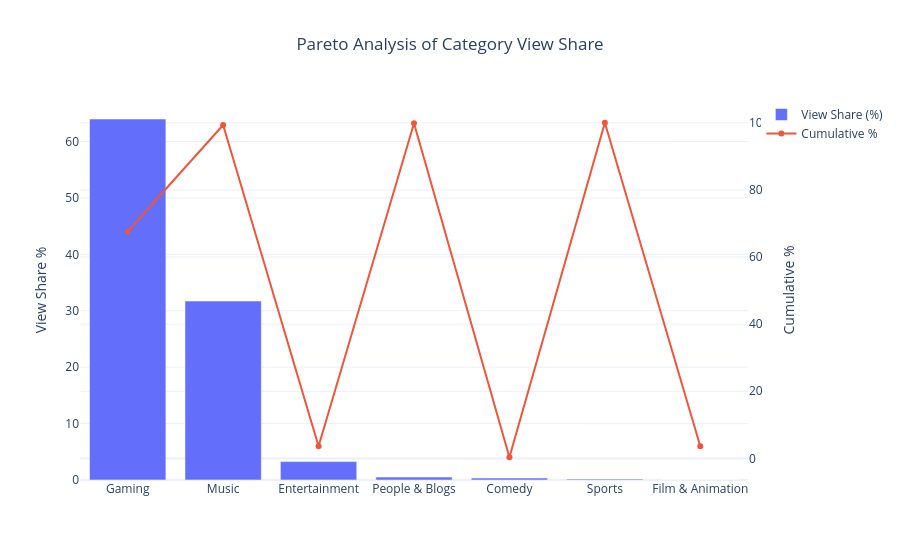

This figure's notebook cell:
### Code cell
import plotly.graph_objects as go

fig = go.Figure()

fig.add_trace(

    go.Bar(

        x=category_share["category_name"],

        y=category_share["View_Share_%"],

        name="View Share (%)"

    )

)

fig.add_trace(

    go.Scatter(

        x=category_share["category_name"],

        y=category_share["Cumulative_%"],

        mode="lines+markers",

        name="Cumulative %",

        yaxis="y2"

    )

)

fig.update_layout(

    template="plotly_white",

    title="Pareto Analysis of Category View Share",

    title_x=.5,

    yaxis=dict(title="View Share %"),

    yaxis2=dict(

        title="Cumulative %",

        overlaying="y",

        side="right"

    )

)

fig.show()

### Figure 1 — Plotly figure (JSON) as saved in the notebook; plotly's stock layout.template omitted (floating-point values rounded to 4 significant figures)
{"data": [{"name": "View Share (%)", "type": "bar", "x": ["Gaming", "Music", "Entertainment", "People & Blogs", "Comedy", "Sports", "Film & Animation"], "y": [63.98, 31.72, 3.26, 0.51, 0.35, 0.17, 0.01]}, {"mode": "lines+markers", "name": "Cumulative %", "type": "scatter", "x": ["Gaming", "Music", "Entertainment", "People & Blogs", "Comedy", "Sports", "Film & Animation"], "y": [67.6, 99.32, 3.61, 99.83, 0.35, 100.0, 3.62], "yaxis": "y2"}], "layout": {"title": {"text": "Pareto Analysis of Category View Share", "x": 0.5}, "yaxis": {"title": {"text": "View Share %"}}, "yaxis2": {"overlaying": "y", "side": "right", "title": {"text": "Cumulative %"}}}}
